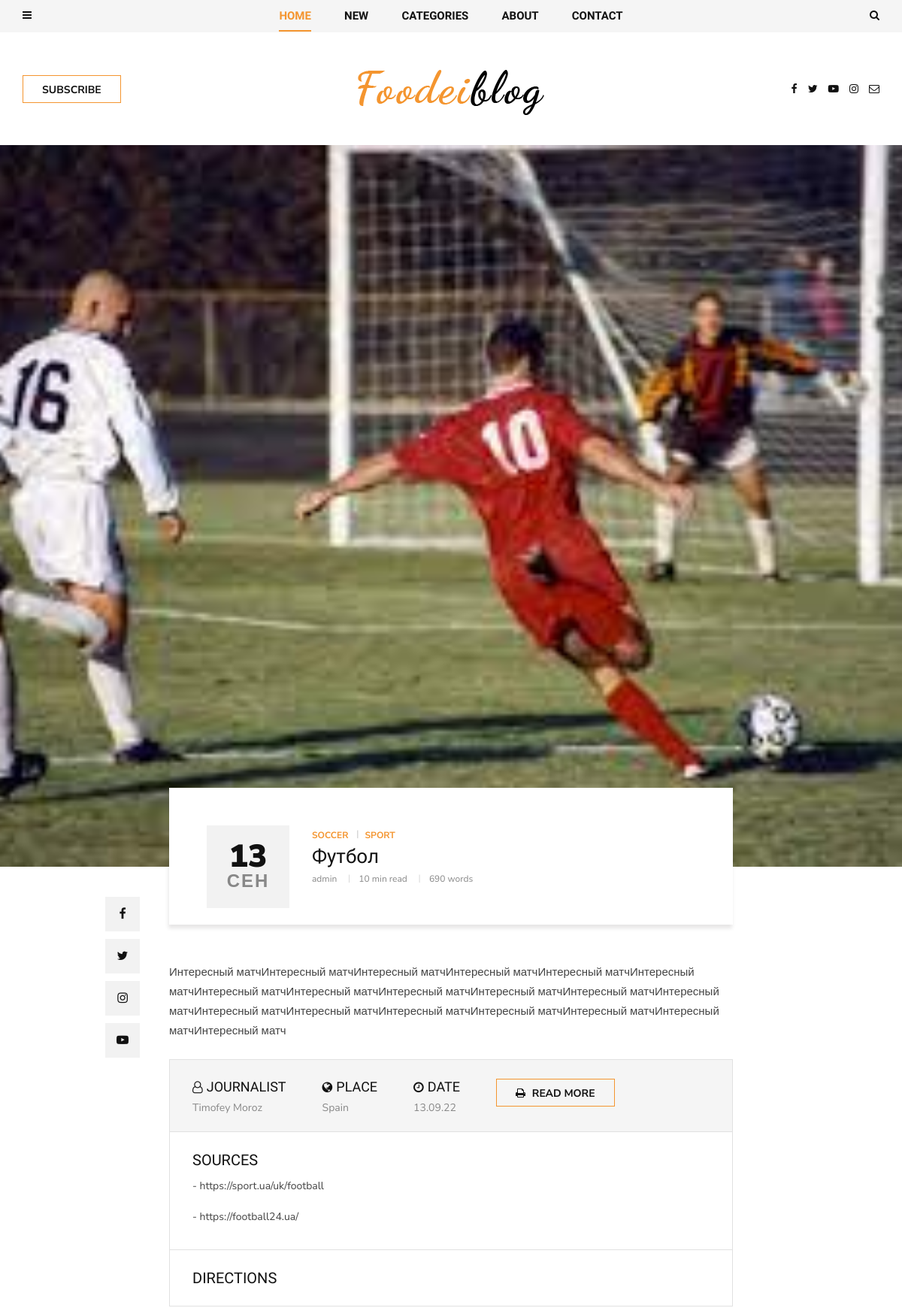
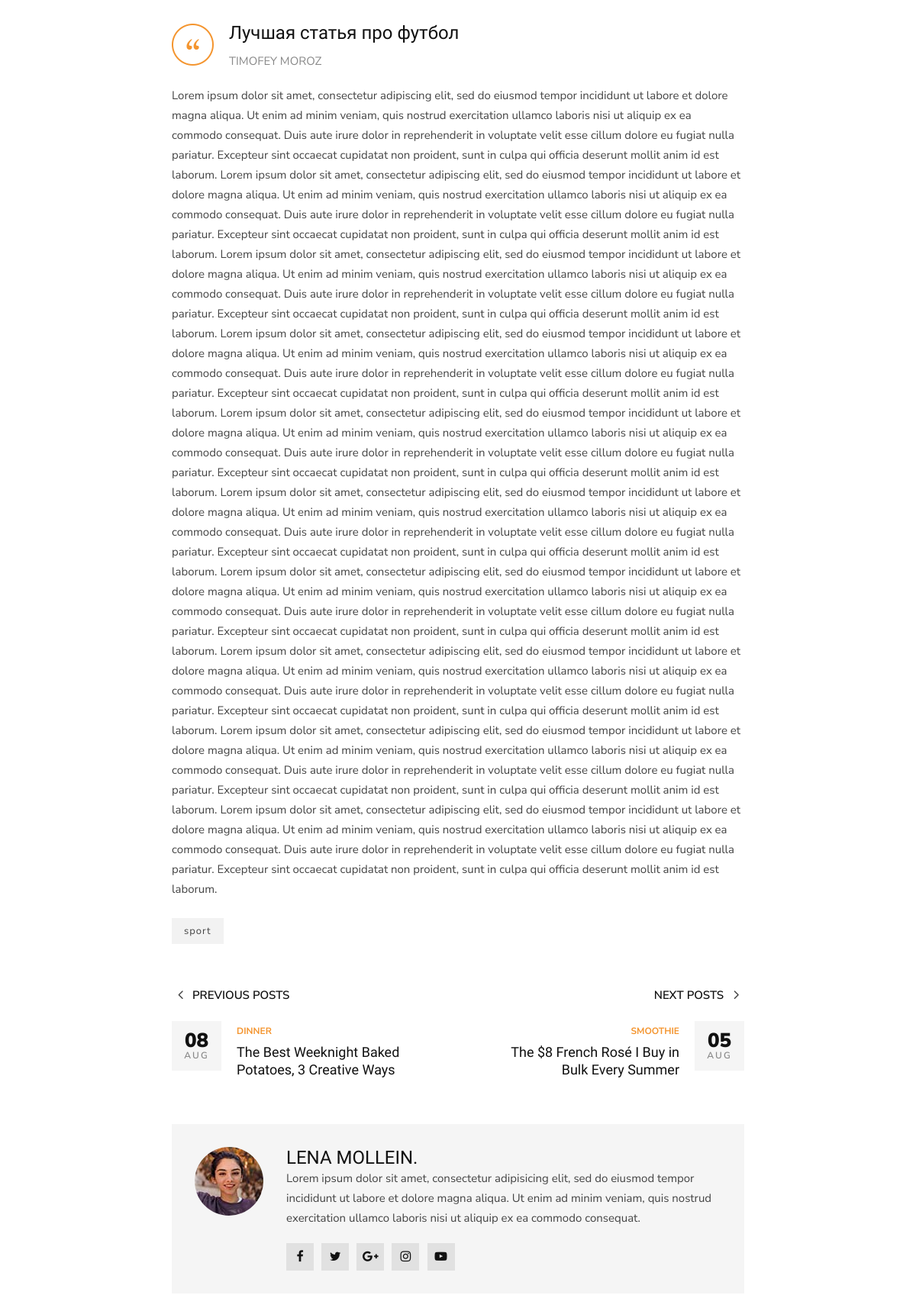
Page /sport/football1/ (upper part) on the committed database (2 pictures, top to bottom).
### blog/models.py (models this page shows, shortened)
class Post(models.Model):
    author = models.ForeignKey(User , related_name="posts", on_delete=models.CASCADE)
    title = models.CharField(max_length=200, help_text="max length 200s")
    image = models.ImageField(upload_to='articles/')
    text = models.TextField(max_length=3000, help_text="max length 200s")
    category = models.ForeignKey(Category, related_name="post", on_delete=models.SET_NULL, null=True)
    tags = models.ManyToManyField(Tag, related_name="post")
    create_at = models.DateTimeField(auto_now_add=True)
    slug = models.SlugField(max_length=200, default='', help_text="max length 200s", unique=True)
    def get_absolute_url(self):
        return reverse("post_single", kwargs={"slug": self.category.slug, "post_slug": self.slug})
    def get_intopost(self):
        return self.intopost.all()

class IntoPost(models.Model):
    name = models.CharField(max_length=100, help_text="max length 100s")
    about = models.TextField()
    allpost = RichTextField()
    author = models.CharField(max_length=50, default='', help_text="max length 50s")
    country = models.CharField(max_length=50, default='', help_text='max length 50s')
    time_to_read = models.CharField(max_length=3, default='', help_text="add only numbers")
    sources = RichTextField(max_length=500, default='', help_text='max length 200s')
    header = models.CharField(max_length=200, default='', help_text='max length 200s')
    under_article = models.CharField(max_length=20, default='', help_text="max length 20s")
    def words(self):
        return len(self.allpost.split())
    post = models.ForeignKey(
        Post,
        related_name="intopost",
        on_delete=models.SET_NULL,
        null=True,
        blank=True
    )

class Category(MPTTModel):
    name = models.CharField(max_length=100, help_text="max length 100s")
    slug = models.SlugField(max_length=100, help_text="max length 100s")
    parent = TreeForeignKey(
        'self',
        related_name='children',
        on_delete=models.SET_NULL,
        null=True,
        blank=True
    )
    def __str__(self):
        return self.name
    class MTTPMeta:
        order_insertion_by = ['name']

class Tag(models.Model):
    name = models.CharField(max_length=100, help_text="max length 100s")
    slug = models.SlugField(max_length=100, help_text="max length 100s")

### blog/views.py (the view)
# urls.py: path('<slug:slug>/<slug:post_slug>/', views.PostDetailView.as_view(), name="post_single"),
class PostDetailView(DetailView):
    model = Post
    context_object_name = "post"
    slug_url_kwarg = 'post_slug'

### blog/templatetags/menu_tags.py (called while the page is built)
def get_all_categories():
    return Category.objects.all()

@register.inclusion_tag('blog/include/tags/top_menu.html')
def get_categories():
    category = get_all_categories()
    return {"list_category": category}

@register.inclusion_tag('blog/include/tags/intopost.html')
def get_last_posts():
    posts = Post.objects.select_related("category").order_by("-id")[:5]
    return {"list_last_post": posts}

### templates/blog/post_detail.html (shortened to what this page needs)
{% extends 'base.html' %}
{% block content %}
   <section class="single-post spad">
        <div class="single-post__hero set-bg" data-setbg="{{ post.image.url }}"></div>
        <div class="container">
            <div class="row d-flex justify-content-center">
                <div class="col-lg-8">
                    <div class="single-post__title">
                        <div class="single-post__title__meta">
                            <h2>{{ post.create_at|date:"d" }}</h2>
                            <span>{{ post.create_at|date:"M" }}</span>
                        </div>
                        <div class="single-post__title__text">
                            <ul class="label">
                                {% for intopost in post.get_intopost %}
                                <li>{{ intopost.under_article }}</li>
                                {% endfor %}
                                <li>{{ post.category }}</li>
                            </ul>
                            <h4>{{ post.title }}</h4>
                            <ul class="widget">
                                <li>{{ post.author }}</li>
                                {% for intopost in post.get_intopost%}
                                <li>{{ intopost.time_to_read }} min read</li>
                                <li>{{ intopost.words }} words</li>
                                {% endfor %}
                            </ul>
                        </div>
                    </div>
                    <div class="single-post__social__item">
                        <ul>
                            <li><a href="#"><i class="fa fa-facebook"></i></a></li>
                            <li><a href="#"><i class="fa fa-twitter"></i></a></li>
                            <li><a href="#"><i class="fa fa-instagram"></i></a></li>
                            <li><a href="#"><i class="fa fa-youtube-play"></i></a></li>
                        </ul>
                    </div>
                    <div class="single-post__top__text">
                        {% for intopost in post.get_intopost %}
                        <p>{{ intopost.about }}</p>
                        {% endfor %}
                    </div>
                    <div class="single-post__recipe__details">
                        {% for intopost in post.get_intopost %}
                        <div class="single-post__recipe__details__option">
                            <ul>
                                <li>
                                    <h5><i class="fa fa-user-o"></i>JOURNALIST</h5>
                                    <span>{{ intopost.author }}</span>
                                </li>
                                <li>
                                    <h5><i class="fa fa-globe"></i>PLACE</h5>
                                    <span>{{ intopost.country }}</span>
                                </li>
                                <li>
                                    <h5><i class="fa fa-clock-o"></i>DATE</h5>
                                    <span>{{ post.create_at|date:"d.m.y" }}</span>
                                </li>
                                <li><a href="#" class="primary-btn"><i class="fa fa-print"></i> Read more</a></li>
                            </ul>
                        </div>
                        <div class="single-post__recipe__details__indegradients">
                            <h5>Sources</h5>
                            {{ intopost.sources|safe }}
                        </div>
                        <div class="single-post__recipe__details__direction">
                            <h5>Directions</h5>
                        </div>
                        {% endfor %}
                    </div>
                    <div class="single-post__quote">
                        {% for intopost in post.get_intopost %}
                        <p>{{ intopost.header }}</p>
                        <span>{{ intopost.author }}</span>
                    </div>
                    <div class="single-post__desc">
                        <p>{{ intopost.allpost|safe }}</p>
                    </div>
                        {% endfor %}
                    <div class="single-post__tags">
                        {% for tag in post.tags.all %}
                        <a href="#">{{ tag.name }}</a>
                        {% endfor %}
                    </div>
                    <div class="single-post__next__previous">
                        <div class="row">
                            <div class="col-lg-6 col-md-6 col-sm-6">
                                <a href="#" class="single-post__previous">
                                    <h6><span class="arrow_carrot-left"></span> Previous posts</h6>
                                    <div class="single-post__previous__meta">
                                        <h4>08</h4>
                                        <span>Aug</span>
                                    </div>
                                    <div class="single-post__previous__text">
                                        <span>Dinner</span>
                                        <h5>The Best Weeknight Baked <br />Potatoes, 3 Creative Ways</h5>
                                    </div>
                                </a>
                            </div>
                            <div class="col-lg-6 col-md-6 col-sm-6">
                                <a href="#" class="single-post__next">
                                    <h6>Next posts <span class="arrow_carrot-right"></span> </h6>
                                    <div class="single-post__next__meta">
                                        <h4>05</h4>
                                        <span>Aug</span>
                                    </div>
                                    <div class="single-post__next__text">
                                        <span>Smoothie</span>
                                        <h5>The $8 French Rosé I Buy in <br />Bulk Every Summer</h5>
                                    </div>
                                </a>
                            </div>
                        </div>
                    </div>
                    <div class="single-post__author__profile">
                        <div class="single-post__author__profile__pic">
                            <img src="img/categories/single-post/author-profile.jpg" alt="">
                        </div>
                        <div class="single-post__author__profile__text">
                            <h4>Lena Mollein.</h4>
                            <p>Lorem ipsum dolor sit amet, consectetur adipisicing elit, sed do eiusmod tempor
                                incididunt ut labore et dolore magna aliqua. Ut enim ad minim veniam, quis nostrud
                                exercitation ullamco laboris nisi ut aliquip ex ea commodo consequat.</p>
                            <div class="single-post__author__profile__social">
                                <a href="#"><i class="fa fa-facebook"></i></a>
                                <a href="#"><i class="fa fa-twitter"></i></a>
                                <a href="#"><i class="fa fa-google-plus"></i></a>
                                <a href="#"><i class="fa fa-instagram"></i></a>
                                <a href="#"><i class="fa fa-youtube-play"></i></a>
                            </div>
                        </div>
                    </div>
                </div>
            </div>
        </div>
    </section>
 {% endblock content %}

### templates/base.html (shortened to what this page needs)
<!DOCTYPE html>
<html lang="ru">
{% load static %}
<head>
    <link rel="stylesheet" href="{% static 'css/bootstrap.min.css' %}" type="text/css">
    <link rel="stylesheet" href="{% static 'css/font-awesome.min.css' %}" type="text/css">
    <link rel="stylesheet" href="{% static 'css/elegant-icons.css' %}" type="text/css">
    <link rel="stylesheet" href="{% static 'css/owl.carousel.min.css' %}" type="text/css">
    <link rel="stylesheet" href="{% static 'css/slicknav.min.css' %}" type="text/css">
    <link rel="stylesheet" href="{% static 'css/style.css' %}" type="text/css">
</head>
<body>
    <header class="header">
        <div class="header__top">
            <div class="container">
                <div class="row">
                    <div class="col-lg-2 col-md-1 col-6 order-md-1 order-1">
                        <div class="header__humberger">
                            <i class="fa fa-bars humberger__open"></i>
                        </div>
                    </div>
                    <div class="col-lg-8 col-md-10 order-md-2 order-3">
                       {% include 'blog/include/top_nav.html' %}
                    </div>
                    <div class="col-lg-2 col-md-1 col-6 order-md-3 order-2">
                        <div class="header__search">
                            <i class="fa fa-search search-switch"></i>
                        </div>
                    </div>
                </div>
            </div>
        </div>
        <div class="container">
            <div class="row">
                <div class="col-lg-3 col-md-3">
                    <div class="header__btn">
                        <a href="./signin.html" class="primary-btn">Subscribe</a>
                    </div>
                </div>
                <div class="col-lg-6 col-md-6">
                    <div class="header__logo">
                        <a href="./index.html"><img src="img/logo.png" alt=""></a>
                    </div>
                </div>
                <div class="col-lg-3 col-md-3">
                    <div class="header__social">
                        <a href="#"><i class="fa fa-facebook"></i></a>
                        <a href="#"><i class="fa fa-twitter"></i></a>
                        <a href="#"><i class="fa fa-youtube-play"></i></a>
                        <a href="#"><i class="fa fa-instagram"></i></a>
                        <a href="#"><i class="fa fa-envelope-o"></i></a>
                    </div>
                </div>
            </div>
        </div>
    </header>
    {% block content %}
    {% endblock content %}
</body>
</html>

### templates/blog/include/left_nav.html (shortened to what this page needs)
{% load menu_tags %}

### templates/blog/include/tags/top_menu.html (shortened to what this page needs)
{% load mptt_tags %}
<li class="dropdown">
    <a href="#">Categories</a>
</li>

### templates/blog/include/top_nav.html
{% load menu_tags %}
<nav class="header__menu">
    <ul>
        <li class="active"><a href="/">Home</a></li>
        {% get_last_posts %}
        {% get_categories %}
        <li><a href="./about.html">About</a></li>
        <li><a href="./contact.html">Contact</a></li>
    </ul>
</nav>

### templates/blog/include/tags/intopost.html (shortened to what this page needs)
{% load menu_tags %}
<li><a href="#">NEW</a>
</li>

### rows in the picture
Post: create_at "13", create_at "СЕН", category "SPORT", title "Футбол", author "admin", create_at "13.09.22"
IntoPost: under_article "SOCCER", time_to_read "10", words "690", about "Интересный матчИнтересный матчИнтересный матчИнтересный матчИнтересный матчИнтересный матчИнтересный матчИнтересный матчИнтересный матчИнтересный матчИнтересный матчИнтересный матчИнтересный матчИнтересный матчИнтересный матчИнтересный матчИнтересный матчИнтересный матчИнтересный матч", author "Timofey Moroz", country "Spain", sources "- https://sport.ua/uk/football - https://football24.ua/", header "Лучшая статья про футбол", author "TIMOFEY MOROZ", allpost "Lorem ipsum dolor sit amet, consectetur adipiscing elit, sed do eiusmod tempor incididunt ut labore et dolore magna aliqua. Ut enim ad minim veniam, quis nostrud exercitation ullamco laboris nisi ut aliquip ex ea commodo consequat. Duis aute irure dolor in reprehenderit in voluptate velit esse cillum dolore eu fugiat nulla pariatur. Excepteur sint occaecat cupidatat non proident, sunt in culpa qui officia deserunt mollit anim id est laborum. Lorem ipsum dolor sit amet, consectetur adipiscing elit, sed do eiusmod tempor incididunt ut labore et dolore magna aliqua. Ut enim ad minim veniam, quis nostrud exercitation ullamco laboris nisi ut aliquip ex ea commodo consequat. Duis aute irure dolor…"
Tag: name "sport"
